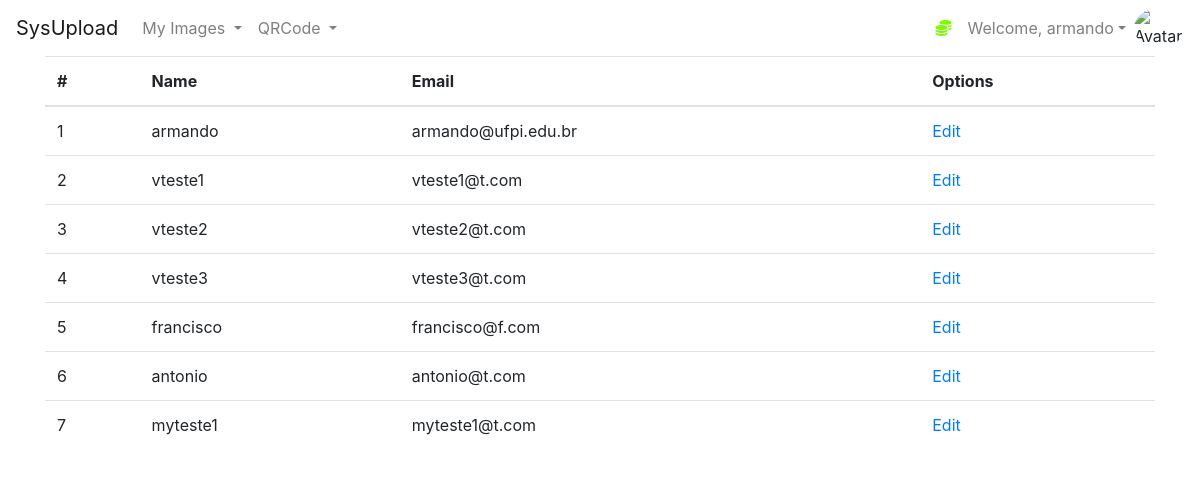
Screenshot of /users (signed in) with the database file from the repository.
### myapp/dao.py (models this page shows, shortened)
class User(db.Model, UserMixin):
    id = db.Column(db.Integer(), primary_key=True)
    username = db.Column(db.String(length=30), nullable=False, unique=True)
    email_address = db.Column(db.String(length=50), nullable=False, unique=True)
    password_hash = db.Column(db.String(length=60), nullable=False)
    my_files = db.relationship('File', secondary=user_files, backref='myfiles')
    @property
    def password(self):
        return self.password

### myapp/users.py (the view)
@app.route('/users')
@login_required
def pagination_page():
    page, per_page, offset = get_page_args(page_parameter='page', per_page_parameter='per_page')
    usersCollection = Users()
    users = usersCollection.list_all_users()
    total = len(users)
    pagination_users = get_users(offset=offset, per_page=per_page, users=users)
    pagination = Pagination(page=page, per_page=per_page, total=total, css_framework='bootstrap4')
    return render_template('user/pagination.html', users=pagination_users, page=page, per_page=per_page, pagination=pagination)

### myapp/dao.py (called while the page is built)
@login_manager.user_loader
def load_user(user_id):
    return User.query.get(int(user_id))

    def list_all_users(self):
        return User.query.all()

### myapp/users.py (called while the page is built)
def get_users(offset=0, per_page=10, users=users):
    return users[offset: offset + per_page]

### myapp/templates/user/pagination.html (shortened to what this page needs)
{% extends 'base.html' %}
{% block content %}
    <div class="container">
      <div class="table-responsive">
        <table class="table table-hover">
          <thead>
            <tr>
              <th>#</th>
              <th>Name</th>
              <th>Email</th>
              <th>Options</th>
            </tr>
          </thead>
          <tbody>
            {% for user in users %}
            <tr>
              <td>{{ loop.index + (page - 1) * per_page }}</td>
              <td>{{ user.username }}</td>
              <td>{{ user.email_address}} </td>
              <td><a href="{{ url_for('edit_user', id=user.id) }}">Edit</a></td>
            </tr>
            {% endfor %}
          </tbody>
        </table>
      </div>
    </div>
{% endblock %}

### myapp/templates/base.html (shortened to what this page needs)
<!doctype html>
<html lang="en">
   <head>
      <link rel="stylesheet" href="https://cdn.jsdelivr.net/npm/bootstrap@4.5.3/dist/css/bootstrap.min.css">
   </head>
   <body>
    <nav class="navbar navbar-expand-md navbar-light">
      <a class="navbar-brand" href="{{ url_for('dashboard_page') }} ">SysUpload</a>
      <div class="collapse navbar-collapse" id="navbarNav">
          {% if current_user.is_authenticated %}
            <ul class="navbar-nav mr-auto">
                <li class="nav-item dropdown">
                    <a class="nav-link dropdown-toggle" href="#" id="navbardrop1" data-toggle="dropdown">
                    My Images
                    </a>
                </li>
                <li class="nav-item dropdown">
                    <a class="nav-link dropdown-toggle" href="#" id="navbardrop2" data-toggle="dropdown">
                    QRCode
                    </a>
                </li>
            </ul>
            <ul class="navbar-nav">
                <li class="nav-item">
                    <a class="nav-link" style="color: lawngreen; font-weight: bold">
                        <i class="fas fa-coins"></i>
                    </a>
                </li>
                <li class="nav-item dropdown">
                    <a class="nav-link dropdown-toggle" href="#" id="navbardropprofile" data-toggle="dropdown">Welcome, {{ current_user.username }}</a>
                </li>
                <img src="{{ url_for('static', filename='img/anonymous2.png') }}" class="rounded-circle" style="width: 50px;" alt="Avatar">
            </ul>
          {% endif %}
      </div>
    </nav>
      {% block content %}
      {% endblock %}
   </body>
</html>

### rows the page displays
User: username "armando", email_address "armando@ufpi.edu.br"
User: username "vteste1", email_address "vteste1@t.com"
User: username "vteste2", email_address "vteste2@t.com"
User: username "vteste3", email_address "vteste3@t.com"
User: username "francisco", email_address "francisco@f.com"
User: username "antonio", email_address "antonio@t.com"
User: username "myteste1", email_address "myteste1@t.com"
